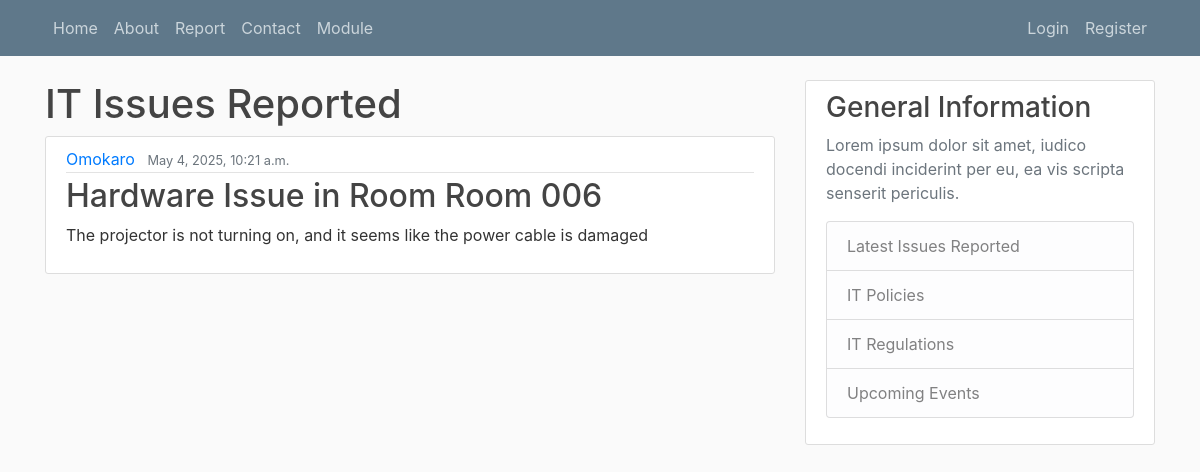
The app's page /issue/10 with its own data.
### itreporting/models.py (models this page shows, shortened)
class Issue(models.Model):
    type = models.CharField(max_length=100, choices = [('Hardware', 'Hardware'), ('Software', 'Software')])
    room = models.CharField(max_length=100)
    urgent = models.BooleanField(default = False)
    details = models.TextField()
    date_submitted = models.DateTimeField(default=timezone.now)
    description = models.TextField()
    author = models.ForeignKey(User, related_name = 'issues', on_delete=models.CASCADE)

### itreporting/views.py (the view)
# urls.py: path('issue/<int:pk>', PostDetailView.as_view(), name = 'issue-detail'),
class PostDetailView(DetailView):
    model = Issue
    template_name = 'itreporting/issue_detail.html'

### itreporting/templates/itreporting/issue_detail.html
{% extends "itreporting/base.html" %}
{% block content %}
    <h1>IT Issues Reported</h1>
    <article class="media content-section">
        <div class="media-body">
            <div class="article-metadata">
                <a class="mr-2" href="{% url 'itreporting:user-issues' object.author.username %}">{{ object.author }}</a>
                <small class="text-muted">{{ object.date_submitted }}</small>
            </div>
            <h2 class="article-title">{{ object.type    }} Issue in Room {{object.room}}</h2>
            <p class="article-content">{{ object.details }}</p>
        </div>
    </article>
{% endblock %}

### static/css/styles.css (style rules this page uses)
body { background: #fafafa; color: #333333; margin-top: 5rem; }
h1, h2, h3, h4, h5, h6 { color: #444444; }
.content-section { background: #ffffff; padding: 10px 20px; border: 1px solid #dddddd; border-radius: 3px; margin-bottom: 20px; }
.article-title { color: #444444; }
.article-content { white-space: pre-line; }
.article-metadata { padding-bottom: 1px; margin-bottom: 4px; border-bottom: 1px solid #e3e3e3 }

### records on screen
Issue: author "Omokaro", date_submitted "May 4, 2025, 10:21 a.m.", type "Hardware", room "Room 006", details "The projector is not turning on, and it seems like the power cable is damaged"
